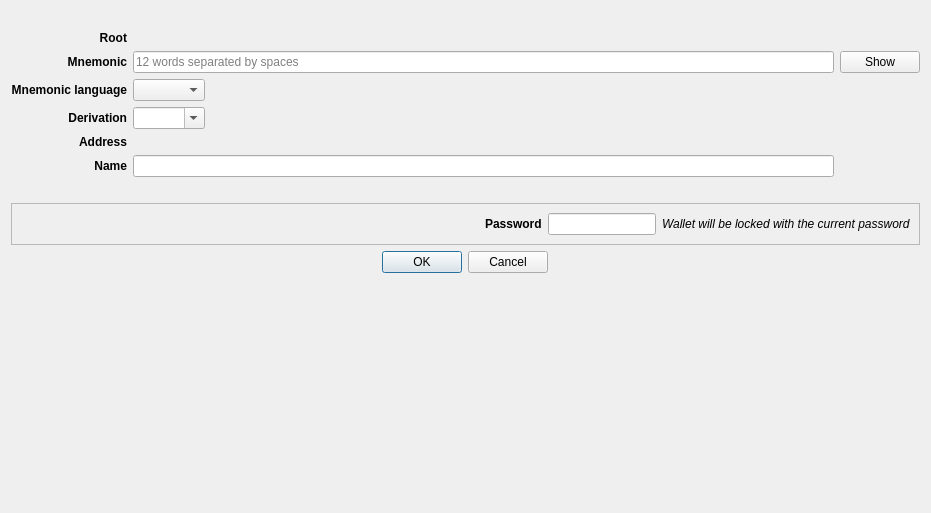
<?xml version="1.0" encoding="UTF-8"?>
<ui version="4.0">
 <class>AccountDerivationCreateDialog</class>
 <widget class="QDialog" name="AccountDerivationCreateDialog">
  <property name="geometry">
   <rect>
    <x>0</x>
    <y>0</y>
    <width>931</width>
    <height>513</height>
   </rect>
  </property>
  <property name="windowTitle">
   <string>Create derived account</string>
  </property>
  <layout class="QVBoxLayout" name="verticalLayout">
   <item alignment="Qt::AlignHCenter">
    <widget class="QLabel" name="imagelabel">
     <property name="sizePolicy">
      <sizepolicy hsizetype="Preferred" vsizetype="Preferred">
       <horstretch>0</horstretch>
       <verstretch>0</verstretch>
      </sizepolicy>
     </property>
     <property name="minimumSize">
      <size>
       <width>0</width>
       <height>0</height>
      </size>
     </property>
     <property name="maximumSize">
      <size>
       <width>200</width>
       <height>200</height>
      </size>
     </property>
     <property name="sizeIncrement">
      <size>
       <width>0</width>
       <height>0</height>
      </size>
     </property>
     <property name="baseSize">
      <size>
       <width>0</width>
       <height>0</height>
      </size>
     </property>
     <property name="text">
      <string/>
     </property>
     <property name="pixmap">
      <pixmap resource="../../icons/tikka.slots.pyqt.resources.icons.index.qrc">:/images/safe_background</pixmap>
     </property>
     <property name="scaledContents">
      <bool>true</bool>
     </property>
     <property name="alignment">
      <set>Qt::AlignCenter</set>
     </property>
    </widget>
   </item>
   <item>
    <layout class="QGridLayout" name="gridLayout">
     <item row="2" column="0">
      <widget class="QLabel" name="mnemonicLanguageLabel">
       <property name="font">
        <font>
         <weight>75</weight>
         <italic>false</italic>
         <bold>true</bold>
        </font>
       </property>
       <property name="text">
        <string>Mnemonic language</string>
       </property>
       <property name="alignment">
        <set>Qt::AlignRight|Qt::AlignTrailing|Qt::AlignVCenter</set>
       </property>
      </widget>
     </item>
     <item row="1" column="1">
      <widget class="QLineEdit" name="mnemonicLineEdit">
       <property name="echoMode">
        <enum>QLineEdit::Password</enum>
       </property>
       <property name="readOnly">
        <bool>false</bool>
       </property>
       <property name="placeholderText">
        <string>12 words separated by spaces</string>
       </property>
      </widget>
     </item>
     <item row="2" column="1">
      <widget class="QComboBox" name="mnemonicLanguageComboBox">
       <property name="sizePolicy">
        <sizepolicy hsizetype="Fixed" vsizetype="Preferred">
         <horstretch>0</horstretch>
         <verstretch>0</verstretch>
        </sizepolicy>
       </property>
      </widget>
     </item>
     <item row="1" column="0">
      <widget class="QLabel" name="mnemonicLabel">
       <property name="font">
        <font>
         <weight>75</weight>
         <bold>true</bold>
        </font>
       </property>
       <property name="text">
        <string>Mnemonic</string>
       </property>
       <property name="alignment">
        <set>Qt::AlignRight|Qt::AlignTrailing|Qt::AlignVCenter</set>
       </property>
      </widget>
     </item>
     <item row="4" column="0">
      <widget class="QLabel" name="derivationLabel">
       <property name="font">
        <font>
         <weight>75</weight>
         <bold>true</bold>
        </font>
       </property>
       <property name="text">
        <string>Derivation</string>
       </property>
       <property name="alignment">
        <set>Qt::AlignRight|Qt::AlignTrailing|Qt::AlignVCenter</set>
       </property>
      </widget>
     </item>
     <item row="4" column="1">
      <widget class="QComboBox" name="derivationComboBox">
       <property name="sizePolicy">
        <sizepolicy hsizetype="Fixed" vsizetype="Fixed">
         <horstretch>0</horstretch>
         <verstretch>0</verstretch>
        </sizepolicy>
       </property>
       <property name="editable">
        <bool>true</bool>
       </property>
      </widget>
     </item>
     <item row="5" column="0">
      <widget class="QLabel" name="addressLabel">
       <property name="font">
        <font>
         <weight>75</weight>
         <bold>true</bold>
        </font>
       </property>
       <property name="text">
        <string>Address</string>
       </property>
       <property name="alignment">
        <set>Qt::AlignRight|Qt::AlignTrailing|Qt::AlignVCenter</set>
       </property>
      </widget>
     </item>
     <item row="6" column="0">
      <widget class="QLabel" name="nameLabel">
       <property name="font">
        <font>
         <weight>75</weight>
         <bold>true</bold>
        </font>
       </property>
       <property name="text">
        <string>Name</string>
       </property>
       <property name="alignment">
        <set>Qt::AlignRight|Qt::AlignTrailing|Qt::AlignVCenter</set>
       </property>
      </widget>
     </item>
     <item row="6" column="1">
      <widget class="QLineEdit" name="nameLineEdit"/>
     </item>
     <item row="5" column="1">
      <widget class="QLabel" name="addressValueLabel">
       <property name="text">
        <string/>
       </property>
      </widget>
     </item>
     <item row="1" column="2">
      <widget class="QPushButton" name="showButton">
       <property name="text">
        <string>Show</string>
       </property>
      </widget>
     </item>
     <item row="0" column="0">
      <widget class="QLabel" name="rootAddressLabel">
       <property name="font">
        <font>
         <weight>75</weight>
         <bold>true</bold>
        </font>
       </property>
       <property name="text">
        <string>Root</string>
       </property>
       <property name="alignment">
        <set>Qt::AlignRight|Qt::AlignTrailing|Qt::AlignVCenter</set>
       </property>
      </widget>
     </item>
     <item row="0" column="1">
      <widget class="QLabel" name="rootAddressValueLabel">
       <property name="text">
        <string/>
       </property>
      </widget>
     </item>
    </layout>
   </item>
   <item>
    <widget class="QLabel" name="errorLabel">
     <property name="styleSheet">
      <string notr="true">color: red</string>
     </property>
     <property name="text">
      <string/>
     </property>
     <property name="alignment">
      <set>Qt::AlignCenter</set>
     </property>
    </widget>
   </item>
   <item>
    <widget class="QFrame" name="storedPasswordFrame">
     <property name="frameShape">
      <enum>QFrame::StyledPanel</enum>
     </property>
     <property name="frameShadow">
      <enum>QFrame::Raised</enum>
     </property>
     <layout class="QHBoxLayout" name="horizontalLayout">
      <item>
       <spacer name="horizontalSpacer">
        <property name="orientation">
         <enum>Qt::Horizontal</enum>
        </property>
        <property name="sizeHint" stdset="0">
         <size>
          <width>40</width>
          <height>20</height>
         </size>
        </property>
       </spacer>
      </item>
      <item alignment="Qt::AlignRight">
       <widget class="QLabel" name="storedPasswordLabel">
        <property name="font">
         <font>
          <weight>75</weight>
          <bold>true</bold>
         </font>
        </property>
        <property name="text">
         <string>Password</string>
        </property>
       </widget>
      </item>
      <item alignment="Qt::AlignHCenter">
       <widget class="QLineEdit" name="storedpasswordLineEdit">
        <property name="sizePolicy">
         <sizepolicy hsizetype="Fixed" vsizetype="Fixed">
          <horstretch>0</horstretch>
          <verstretch>0</verstretch>
         </sizepolicy>
        </property>
        <property name="maxLength">
         <number>20</number>
        </property>
        <property name="echoMode">
         <enum>QLineEdit::Password</enum>
        </property>
        <property name="alignment">
         <set>Qt::AlignCenter</set>
        </property>
        <property name="readOnly">
         <bool>true</bool>
        </property>
       </widget>
      </item>
      <item alignment="Qt::AlignLeft">
       <widget class="QLabel" name="storedPasswordHintLabel">
        <property name="font">
         <font>
          <italic>true</italic>
         </font>
        </property>
        <property name="text">
         <string>Wallet will be locked with the current password</string>
        </property>
       </widget>
      </item>
     </layout>
    </widget>
   </item>
   <item alignment="Qt::AlignHCenter">
    <widget class="QDialogButtonBox" name="buttonBox">
     <property name="orientation">
      <enum>Qt::Horizontal</enum>
     </property>
     <property name="standardButtons">
      <set>QDialogButtonBox::Cancel|QDialogButtonBox::Ok</set>
     </property>
    </widget>
   </item>
   <item>
    <spacer name="verticalSpacer">
     <property name="orientation">
      <enum>Qt::Vertical</enum>
     </property>
     <property name="sizeHint" stdset="0">
      <size>
       <width>20</width>
       <height>40</height>
      </size>
     </property>
    </spacer>
   </item>
  </layout>
 </widget>
 <tabstops>
  <tabstop>mnemonicLineEdit</tabstop>
  <tabstop>mnemonicLanguageComboBox</tabstop>
  <tabstop>derivationComboBox</tabstop>
  <tabstop>nameLineEdit</tabstop>
  <tabstop>storedpasswordLineEdit</tabstop>
  <tabstop>showButton</tabstop>
 </tabstops>
 <resources>
  <include location="../../icons/tikka.slots.pyqt.resources.icons.index.qrc"/>
 </resources>
 <connections>
  <connection>
   <sender>buttonBox</sender>
   <signal>accepted()</signal>
   <receiver>AccountDerivationCreateDialog</receiver>
   <slot>accept()</slot>
   <hints>
    <hint type="sourcelabel">
     <x>248</x>
     <y>254</y>
    </hint>
    <hint type="destinationlabel">
     <x>157</x>
     <y>274</y>
    </hint>
   </hints>
  </connection>
  <connection>
   <sender>buttonBox</sender>
   <signal>rejected()</signal>
   <receiver>AccountDerivationCreateDialog</receiver>
   <slot>reject()</slot>
   <hints>
    <hint type="sourcelabel">
     <x>316</x>
     <y>260</y>
    </hint>
    <hint type="destinationlabel">
     <x>286</x>
     <y>274</y>
    </hint>
   </hints>
  </connection>
 </connections>
</ui>
